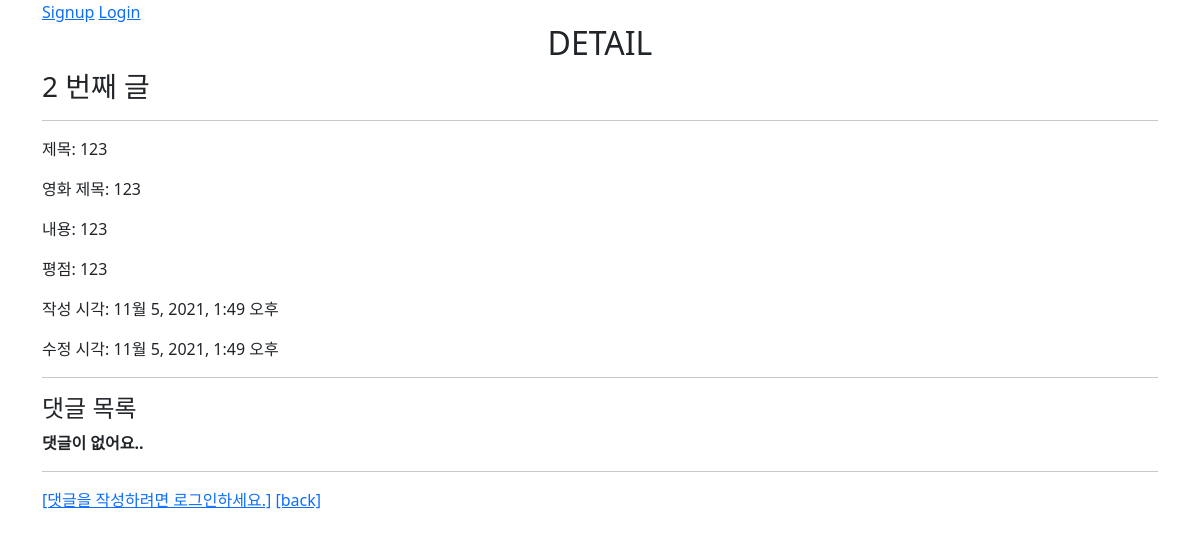
Page /community/2/ on the committed database.
### community/models.py (models this page shows)
class Review(models.Model):
    title = models.CharField(max_length=100)
    movie_title = models.CharField(max_length=50)
    rank = models.IntegerField()
    content = models.TextField()
    created_at = models.DateTimeField(auto_now_add=True)
    updated_at = models.DateTimeField(auto_now=True)
    user = models.ForeignKey(settings.AUTH_USER_MODEL, on_delete=models.CASCADE)
    like_users = models.ManyToManyField(settings.AUTH_USER_MODEL, related_name='like_reviews')

### community/views.py (the view)
# urls.py: path('<int:review_pk>/', views.detail, name='detail'),
@require_GET
def detail(request, review_pk):
    review = get_object_or_404(Review, pk=review_pk)
    comments = review.comment_set.all()
    comment_form = CommentForm()
    context = {
        'review': review,
        'comment_form': comment_form,
        'comments': comments,
    }
    return render(request, 'community/detail.html', context)

### community/templates/community/detail.html (shortened to what this page needs)
{% extends 'base.html' %}
{% block content %}
  <h2 class="text-center">DETAIL</h2>
  <h3>{{ review.pk }} 번째 글</h3>
  <hr>
  <p>제목: {{ review.title }}</p>
  <p>영화 제목: {{ review.movie_title }}</p>
  <p>내용: {{ review.content }}</p>
  <p>평점: {{ review.rank }}</p>
  <p>작성 시각: {{ review.created_at }}</p>
  <p>수정 시각: {{ review.updated_at }}</p>
  <hr>
  <h4>댓글 목록</h4>
  {% for comment in comments %}
    <div>
      {{ comment.user }} - {{ comment.content }}
    </div>
  {% empty %}
    <p><b>댓글이 없어요..</b></p>
  {% endfor %}
  <hr>
  {% if request.user.is_authenticated %}
    <form action="{% url 'community:create_comment' review.pk %}" method="POST">
      {% csrf_token %}
      {{ comment_form }}
      <input type="submit">
    </form>
  {% else %}
    <a href="{% url 'accounts:login' %}">[댓글을 작성하려면 로그인하세요.]</a>
  {% endif %}
  <a href="{% url 'community:index' %}">[back]</a>
{% endblock  %}

### rows in the picture
Review: pk "2", title "123", movie_title "123", content "123", rank "123", created_at "11월 5, 2021, 1:49 오후", updated_at "11월 5, 2021, 1:49 오후"
